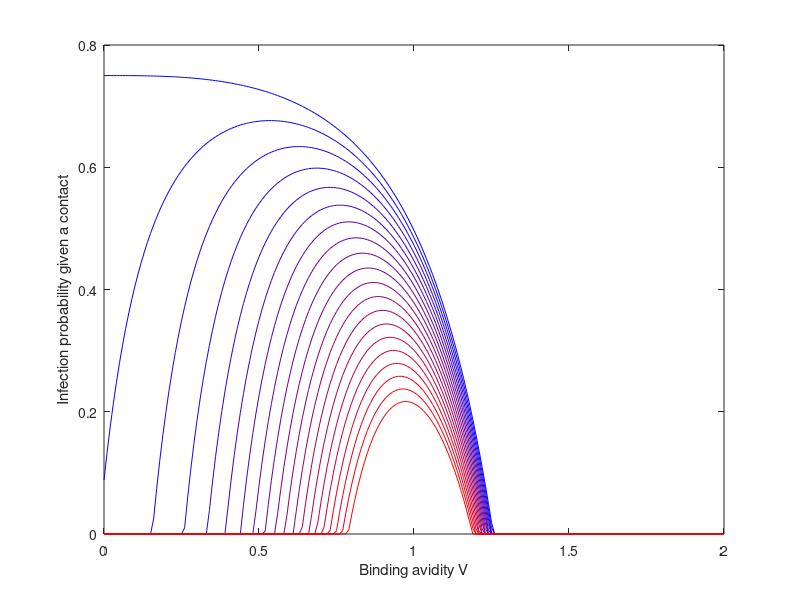

MATLAB code for this plot:
%Subplot1 f(k,V)
%Subplot2 g(V) = exp(-a*V.^b)
%Subplot3 Beta(k,V)
%Subplot4 dBeta(k,V)/dV
%Author: Hsiang-Yu Yuan
%1st version: Jul 16, 2012
%Rho = f x g
%2nd verison: Aug 01, 2013
%Rho = 1 - R0^-1
%R0 = f x g x n

%Binding avidity range
V = 0:0.01:2;

%Transmission parameters
p = 4;
%r = 1;
r = 70;
b = 3;
a = 0.7;
c = 0.5; % contact rate
nv = 4; % average copies number of each virion

%Epidemiological parameters
mu_val = 1/(70*365.25); %lifespan = 70y
gamma_val=1/5; %infecious period should change to 5d


Trans_array = []; %Array of probability of evasion by immune system
Trans_Pr_array = [];

N_Reinfect = 20; 

figure;
%colorm = {[1 1 0];[1 0 1];[0 1 1];[1 0 0];[0 1 0];[0 0 1];[0 0 0]}; 
%
for i=1:N_Reinfect;
colorm(i) = {((N_Reinfect-i)./(N_Reinfect-1))*[0 0 1]+((i-1)./(N_Reinfect-1))*[1 0 0]}; 
end
for k = 0:N_Reinfect-1
%for k=1:20:21;   
   P_Ab = exp(-p*(V+1));
   
   %%%P_Trans: f(k,V)
   %%%P_Trans_Pr: f'(k,V)
   P_Trans = (1-P_Ab).^(r*k); 
   if k>=1
       P_Trans_Pr = r*k*p.*((1-P_Ab).^(r*k-1)).*(P_Ab);
   elseif k == 0
       P_Trans_Pr = zeros(1,length(V));
   end
   %subplot(2,2,1); plot(V,P_Trans,'color',cell2mat(colorm(k+1))); hold on;
   Trans_array(k+1,:) = P_Trans;
   Trans_Pr_array(k+1,:) = P_Trans_Pr;
end
%subplot(2,2,1); xlabel('Binding avidity V'); ylabel('Probability of immune escape');

Trans_array;

%%%P_Rep: g(V)
%%%P_Rep_Pr: g'(V)
P_Rep = exp(-a*V.^b);
P_Rep_Pr = -a*b*exp(-a*V.^b).*(V.^(b-1));
%subplot(2,2,2); plot(V, P_Rep,'color',[0 0 0]); hold on;
%subplot(2,2,2); xlabel('Binding avidity V'); ylabel('Probability of succesfull replication')


for i=1:length(Trans_Pr_array(:,1))
%R0 = f(k,V)g(V)n
%rho = 1 - 1/R0
%beta = c x rho
R0_Trans = Trans_array(i,:).*P_Rep.*nv;
%find Vp that produce the maximum R0 
v_elem = find(R0_Trans==max(R0_Trans));
Vp(i) = V(v_elem);
Rho_Trans = 1 - R0_Trans.^-1;
Rho_Trans(find(Rho_Trans<0))=0;
B_Trans = c.*Rho_Trans;

plot(V,Rho_Trans,'color',cell2mat(colorm(i))); hold on;
%subplot(2,2,4); plot(V,B_Pr,'color',cell2mat(colorm(i))); hold on;
end
xlabel('Binding avidity V'); ylabel('Infection probability given a contact')
%subplot(2,2,4); xlabel('Binding avidity V'); ylabel('d\beta/dV');
   

